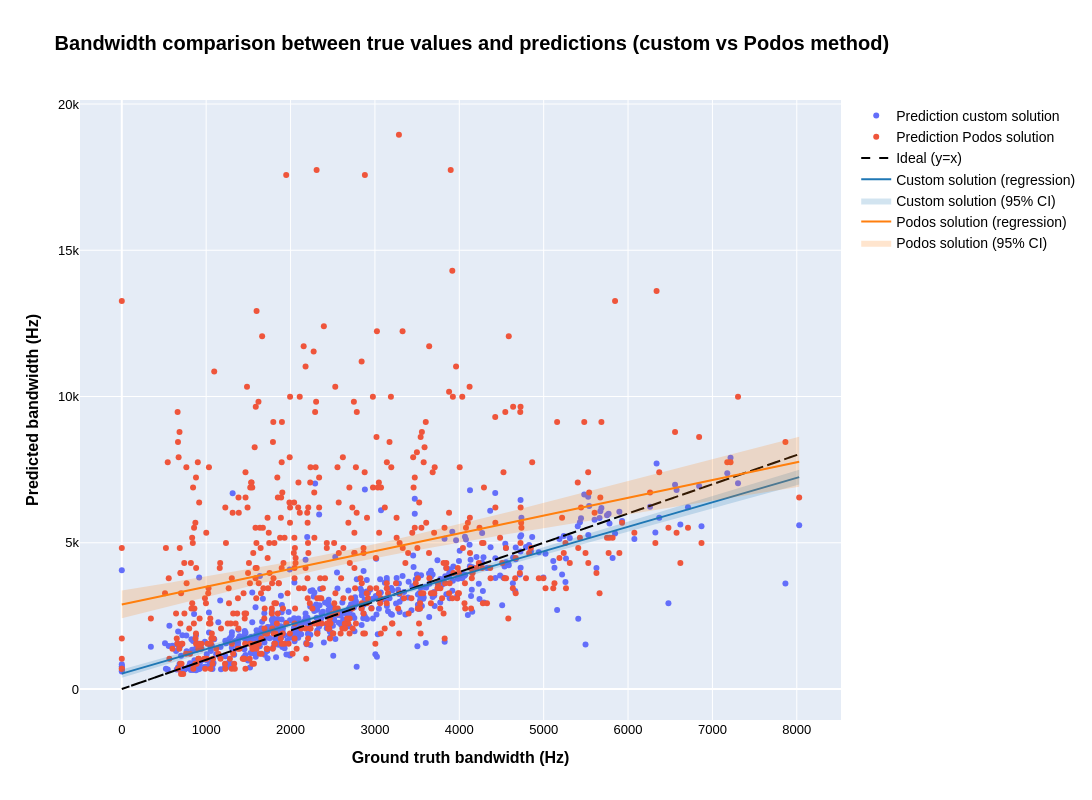

Notebook cell for this chart:
### Code cell
import plotly.graph_objects as go
from plotly.subplots import make_subplots


# Create figure with secondary y-axis
fig = make_subplots()

# Add traces
fig.add_trace(
    go.Scatter(x=df_inter["bandwidth_true"], 
               y=df_inter["bandwidth_pred"], 
               name="Prediction custom solution",
               mode="markers", 
               hovertext=df_inter["file_name_radical"] + " seg" + df_inter["segment_id"].astype(str)),
)

fig.add_trace(
    go.Scatter(x=df_inter["bandwidth_true"], 
               y=df_inter["bandwidth_podos"],
               name="Prediction Podos solution",
               mode="markers",
               hovertext=df_inter["file_name_radical"] + " seg" + df_inter["segment_id"].astype(str)),
)

fig.add_trace(
    go.Scatter(x=df_inter["bandwidth_true"], 
               y=df_inter["bandwidth_true"],
               name="Ideal (y=x)",
               mode="lines",
               line=dict(color="black", dash="dash"))
)

fig = add_regression_line(fig, df_inter["bandwidth_true"], df_inter["bandwidth_pred"], "Custom solution", "#1f77b4")
fig = add_regression_line(fig, df_inter["bandwidth_true"], df_inter["bandwidth_podos"], "Podos solution", "#ff7f0e")

# Add figure title
fig.update_layout(
    title_text="Bandwidth comparison between true values and predictions (custom vs Podos method)",
    width=1200,
    height=800,
    font=dict(size=16, family="Helvetica", color="black"),
    title_font=dict(size=20, weight="bold"),
    legend=dict(font=dict(size=14)),
)

# Set x-axis title
fig.update_xaxes(
    title_text="Ground truth bandwidth (Hz)",
    title_font=dict(size=16, weight="bold"),
    tickfont=dict(size=13)
)

# Set y-axes titles
fig.update_yaxes(
    title_text="Predicted bandwidth (Hz)",
    title_font=dict(size=16, weight="bold"),
    tickfont=dict(size=13),
)

fig.show()

### Figure 1 — Plotly figure (JSON) as saved in the notebook; plotly's stock layout.template omitted (floating-point values rounded to 4 significant figures; data arrays with more than 128 entries replaced by an {"elided": "..."} marker saying what was removed)
{"data": [{"hovertext": {"elided": "729 str values"}, "mode": "markers", "name": "Prediction custom solution", "type": "scatter", "x": {"elided": "729 float values"}, "y": {"elided": "729 float values"}}, {"hovertext": {"elided": "729 str values"}, "mode": "markers", "name": "Prediction Podos solution", "type": "scatter", "x": {"elided": "729 float values"}, "y": {"elided": "729 float values"}}, {"line": {"color": "black", "dash": "dash"}, "mode": "lines", "name": "Ideal (y=x)", "type": "scatter", "x": {"elided": "729 float values"}, "y": {"elided": "729 float values"}}, {"line": {"color": "#1f77b4", "width": 2}, "mode": "lines", "name": "Custom solution (regression)", "type": "scatter", "x": {"elided": "573 float values"}, "y": {"elided": "573 float values"}}, {"fill": "toself", "fillcolor": "rgba(31,119,180,0.2)", "hoverinfo": "skip", "line": {"color": "rgba(0,0,0,0)"}, "name": "Custom solution (95% CI)", "showlegend": true, "type": "scatter", "x": {"elided": "1146 float values"}, "y": {"elided": "1146 float values"}}, {"line": {"color": "#ff7f0e", "width": 2}, "mode": "lines", "name": "Podos solution (regression)", "type": "scatter", "x": {"elided": "573 float values"}, "y": {"elided": "573 float values"}}, {"fill": "toself", "fillcolor": "rgba(255,127,14,0.2)", "hoverinfo": "skip", "line": {"color": "rgba(0,0,0,0)"}, "name": "Podos solution (95% CI)", "showlegend": true, "type": "scatter", "x": {"elided": "1146 float values"}, "y": {"elided": "1146 float values"}}], "layout": {"font": {"color": "black", "family": "Helvetica", "size": 16}, "height": 800, "legend": {"font": {"size": 14}}, "title": {"font": {"size": 20, "weight": "bold"}, "text": "Bandwidth comparison between true values and predictions (custom vs Podos method)"}, "width": 1200, "xaxis": {"anchor": "y", "domain": [0, 1], "tickfont": {"size": 13}, "title": {"font": {"size": 16, "weight": "bold"}, "text": "Ground truth bandwidth (Hz)"}}, "yaxis": {"anchor": "x", "domain": [0, 1], "tickfont": {"size": 13}, "title": {"font": {"size": 16, "weight": "bold"}, "text": "Predicted bandwidth (Hz)"}}}}
